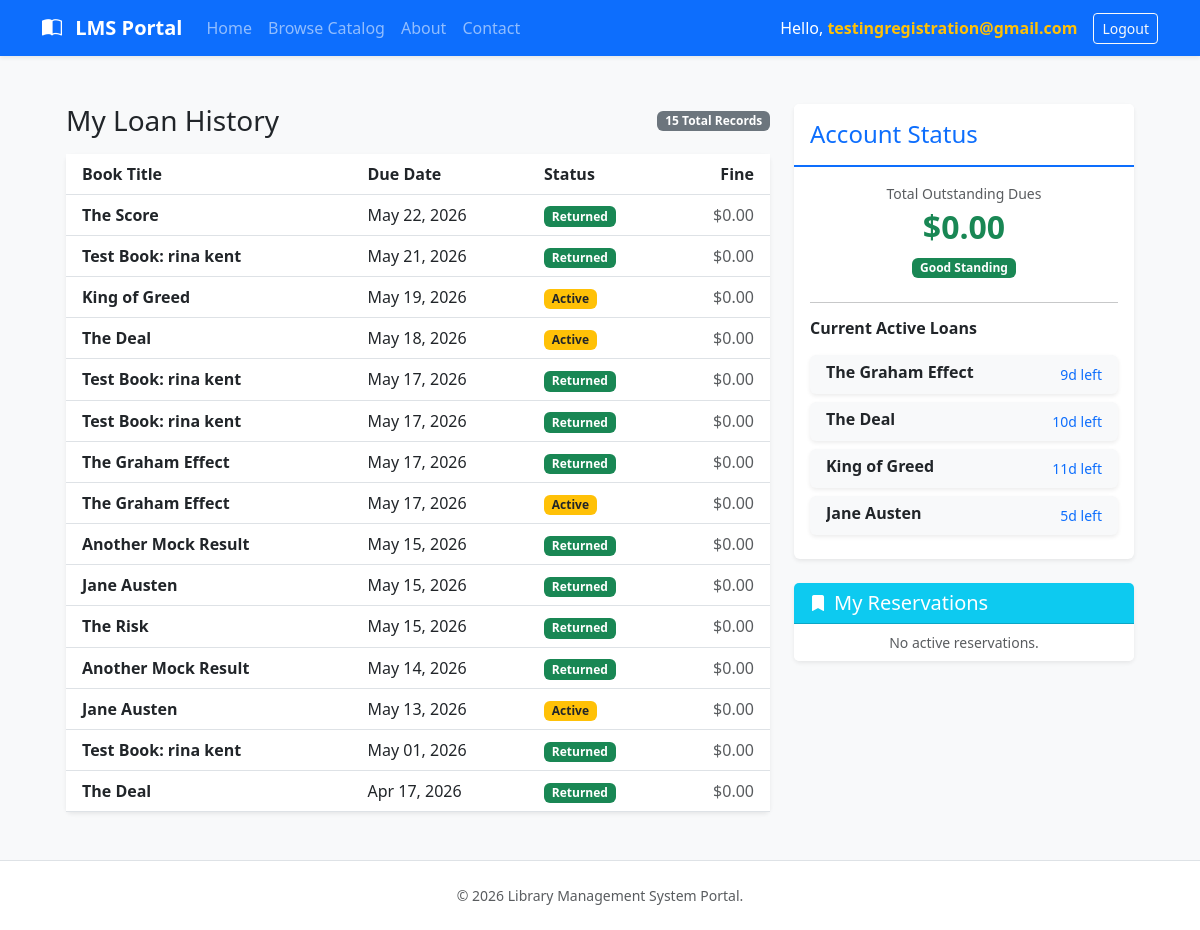
The page /patron/ (signed in) on the database its author committed.
### catalog/models.py (models this page shows, shortened)
class Loan(models.Model):
    book = models.ForeignKey(Book, on_delete=models.CASCADE)
    patron = models.ForeignKey(User, on_delete=models.CASCADE)
    checkout_date = models.DateField(auto_now_add=True)
    due_date = models.DateField()
    returned_date = models.DateField(null=True, blank=True)
    @property
    def is_overdue(self):
        return not self.returned_date and timezone.now().date() > self.due_date
    def calculate_fine(self):
        if self.is_overdue:
            overdue_days = (timezone.now().date() - self.due_date).days
            fine_rate = Decimal('0.25')  # $0.25 per day
            return Decimal(overdue_days) * fine_rate
        return Decimal('0.00')

class Book(models.Model):
    title = models.CharField(max_length=255)
    author = models.CharField(max_length=255)
    isbn = models.CharField(max_length=13, unique=True)
    genre = models.CharField(max_length=100, blank=True, null=True)
    total_copies = models.IntegerField(default=1)
    available_copies = models.IntegerField(default=1)

### catalog/views.py (the view)
# urls.py: path('patron/', patron_dashboard, name='patron_dashboard'),
@login_required
def patron_dashboard(request):
    transactions = Loan.objects.filter(
        patron=request.user).order_by('-due_date')
    my_loans = Loan.objects.filter(
        patron=request.user, returned_date__isnull=True)
    my_reservations = Reservation.objects.filter(
        patron=request.user).order_by('-reserved_at')
    total_fines = sum(
        loan.calculate_fine() for loan in transactions if not loan.returned_date
    )
    today = timezone.now().date()
    for loan in my_loans:
        if loan.due_date:
            delta = loan.due_date - today
            loan.days_remaining = delta.days
        else:
            loan.days_remaining = 0
    context = {
        'my_loans': my_loans,
        'transactions': transactions,
        'my_reservations': my_reservations,
        'total_fines': total_fines,
    }
    return render(request, 'patron_dashboard.html', context)

### catalog/templates/patron_dashboard.html (shortened to what this page needs)
{% extends 'base.html' %}
{% block content %}
<div class="container-fluid px-4">
    <div class="row mt-4">
        <div class="col-md-8">
            <div class="d-flex justify-content-between align-items-center mb-3">
                <h3 class="text-dark mb-0">My Loan History</h3>
                <span class="badge bg-secondary">{{ transactions.count }} Total Records</span>
            </div>
            <div class="card border-0 shadow-sm">
                <div class="card-body p-0">
                    <div class="table-responsive">
                        <table class="table table-hover mb-0">
                            <thead class="bg-light">
                                <tr>
                                    <th class="ps-3">Book Title</th>
                                    <th>Due Date</th>
                                    <th>Status</th>
                                    <th class="text-end pe-3">Fine</th>
                                </tr>
                            </thead>
                            <tbody>
                                {% for loan in transactions %}
                                <tr class="{% if loan.is_overdue and not loan.returned_date %}table-danger{% endif %}">
                                    <td class="ps-3 fw-bold">{{ loan.book.title }}</td>
                                    <td>{{ loan.due_date|date:"M d, Y" }}</td>
                                    <td>
                                        {% if loan.returned_date %}
                                        <span class="badge bg-success">Returned</span>
                                        {% elif loan.is_overdue %}
                                        <span class="badge bg-danger">OVERDUE</span>
                                        {% else %}
                                        <span class="badge bg-warning text-dark">Active</span>
                                        {% endif %}
                                    </td>
                                    <td class="text-end pe-3">
                                        {% if loan.calculate_fine > 0 %}
                                        <span class="text-danger fw-bold">
                                            ${{ loan.calculate_fine|stringformat:".2f" }}
                                        </span>
                                        {% else %}
                                        <span class="text-muted">$0.00</span>
                                        {% endif %}
                                    </td>
                                </tr>
                                {% empty %}
                                <tr>
                                    <td colspan="4" class="text-center py-4 text-muted">
                                        <i class="bi bi-info-circle me-1"></i> No recent transactions found.
                                    </td>
                                </tr>
                                {% endfor %}
                            </tbody>
                        </table>
                    </div>
                </div>
            </div>
        </div>
        <div class="col-md-4">
            <div class="card border-0 shadow-sm mb-4">
                <div class="card-header bg-white py-3 border-bottom border-primary border-2">
                    <h4 class="mb-0 text-primary">Account Status</h4>
                </div>
                <div class="card-body">
                    <div class="text-center mb-4">
                        <p class="mb-1 text-muted small">Total Outstanding Dues</p>
                        {% if total_fines > 0 %}
                        <h2 class="text-danger fw-bold">${{ total_fines|stringformat:".2f" }}</h2>
                        <div class="alert alert-danger py-1 small">Account Restricted</div>
                        {% else %}
                        <h2 class="text-success fw-bold">$0.00</h2>
                        <span class="badge bg-success">Good Standing</span>
                        {% endif %}
                    </div>
                    <hr>
                    <h6 class="fw-bold mb-3">Current Active Loans</h6>
                    <div class="list-group">
                        {% for loan in my_loans %}
                        <div class="list-group-item border-0 bg-light mb-2 rounded shadow-sm">
                            <div class="d-flex w-100 justify-content-between align-items-center">
                                <h6 class="mb-1 fw-bold text-truncate" style="max-width: 150px;">{{ loan.book.title }}
                                </h6>
                                <small>
                                    {% if loan.days_remaining < 0 %} <span class="badge bg-danger">OVERDUE</span>
                                        {% elif loan.days_remaining == 0 %}
                                        <span class="badge bg-warning text-dark">Due Today</span>
                                        {% else %}
                                        <span class="text-primary">{{ loan.days_remaining }}d left</span>
                                        {% endif %}
                                </small>
                            </div>
                        </div>
                        {% empty %}
                        <p class="text-muted small italic text-center">No items checked out.</p>
                        {% endfor %}
                    </div>
                </div>
            </div>
            <div class="card shadow-sm border-0">
                <div class="card-header bg-info text-white d-flex align-items-center">
                    <i class="bi bi-bookmark-fill me-2"></i>
                    <h5 class="mb-0">My Reservations</h5>
                </div>
                <ul class="list-group list-group-flush">
                    {% for res in my_reservations %}
                    <li class="list-group-item d-flex justify-content-between align-items-center">
                        <div>
                            <span class="d-block fw-bold">{{ res.book.title }}</span>
                            <small class="text-muted">Reserved on {{ res.reserved_at|date:"M d" }}</small>
                        </div>
                        <a href="{% url 'remove_reservation' res.id %}" class="btn btn-sm btn-outline-danger border-0"
                            onclick="return confirm('Cancel this reservation?')">
                            <i class="bi bi-x-circle-fill"></i>
                        </a>
                    </li>
                    {% empty %}
                    <li class="list-group-item text-muted small text-center">No active reservations.</li>
                    {% endfor %}
                </ul>
            </div>
        </div>
    </div>
</div>
{% endblock %}

### catalog/templates/base.html (shortened to what this page needs)
<!DOCTYPE html>
<html lang="en">
<head>
    <link href="https://cdn.jsdelivr.net/npm/bootstrap@5.3.0/dist/css/bootstrap.min.css" rel="stylesheet">
    <link rel="stylesheet" href="https://cdn.jsdelivr.net/npm/bootstrap-icons@1.11.0/font/bootstrap-icons.css">
</head>
<body class="bg-light">
    <nav class="navbar navbar-expand-lg navbar-dark bg-primary shadow-sm mb-4">
        <div class="container">
            <a class="navbar-brand fw-bold" href="{% url 'home' %}">
                <i class="bi bi-book-half"></i> LMS Portal
            </a>
            <div class="collapse navbar-collapse" id="navbarNav">
                <ul class="navbar-nav me-auto">
                    <li class="nav-item">
                        {% if user.is_staff %}
                        <a class="nav-link" href="{% url 'staff_dashboard' %}">Home</a>
                        {% else %}
                        <a class="nav-link" href="{% url 'home' %}">Home</a>
                        {% endif %}
                    </li>
                    <li class="nav-item">
                        <a class="nav-link" href="{% url 'browse_books' %}">Browse Catalog</a>
                    </li>
                    {% if user.is_staff %}
                    <li class="nav-item">
                        <a class="nav-link" href="{% url 'customer_directory' %}">Customer Directory</a>
                    </li>
                    {% else %}
                    <li class="nav-item">
                        <a class="nav-link" href="{% url 'about' %}">About</a>
                    </li>
                    <li class="nav-item">
                        <a class="nav-link" href="{% url 'contact' %}">Contact</a>
                    </li>
                    {% endif %}
                </ul>
                <div class="d-flex align-items-center gap-2">
                    {% if user.is_authenticated %}
                    <span class="navbar-text text-white me-2 d-none d-lg-inline">
                        Hello, <strong class="text-warning">{{ user.username }}</strong>
                    </span>
                    <a class="btn btn-outline-light btn-sm" href="{% url 'logout_view' %}">Logout</a>
                    {% else %}
                    <a class="nav-link text-white me-2" href="{% url 'login' %}">Login</a>
                    <a class="btn btn-light btn-sm fw-bold" href="{% url 'registration' %}">Sign Up</a>
                    {% endif %}
                </div>
            </div>
        </div>
    </nav>
    <main class="container">
        {% block content %}{% endblock %}
    </main>
    <footer class="py-4 bg-white border-top mt-5">
        <div class="container text-center">
            <p class="text-muted mb-0 small">&copy; 2026 Library Management System Portal.
            </p>
        </div>
    </footer>
</body>
</html>

### catalog/templates/base.html (style rules this page uses)
body { display: flex; flex-direction: column; min-height: 100vh; }
main { flex: 1; }
.navbar-brand i { margin-right: 8px; }

### rows shown on the page
Loan: book "The Score", due_date "May 22, 2026", returned_date "Returned"
Loan: book "Test Book: rina kent", due_date "May 21, 2026", returned_date "Returned"
Loan: book "King of Greed", due_date "May 19, 2026", shows "Active", shows "$0.00", days_remaining "11"
Loan: book "The Deal", due_date "May 18, 2026", shows "Active", shows "$0.00", days_remaining "10"
Loan: book "Test Book: rina kent", due_date "May 17, 2026", returned_date "Returned"
Loan: book "Test Book: rina kent", due_date "May 17, 2026", returned_date "Returned"
Loan: book "The Graham Effect", due_date "May 17, 2026", returned_date "Returned"
Loan: book "The Graham Effect", due_date "May 17, 2026", shows "Active", shows "$0.00", days_remaining "9"
Loan: book "Another Mock Result", due_date "May 15, 2026", returned_date "Returned"
Loan: book "Jane Austen", due_date "May 15, 2026", returned_date "Returned"
Loan: book "The Risk", due_date "May 15, 2026", returned_date "Returned"
Loan: book "Another Mock Result", due_date "May 14, 2026", returned_date "Returned"
Loan: book "Jane Austen", due_date "May 13, 2026", shows "Active", shows "$0.00", days_remaining "5"
Loan: book "Test Book: rina kent", due_date "May 01, 2026", returned_date "Returned"
Loan: book "The Deal", due_date "Apr 17, 2026", returned_date "Returned"

### other values the page prints
{{ user.username }} "testingregistration@gmail.com"
{{ transactions.count }} "15"
